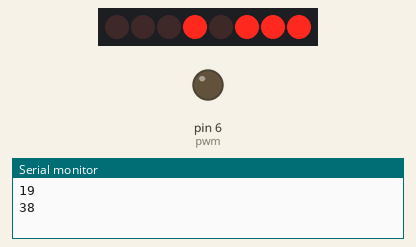
Recording of a sketch running on a simulated Arduino Uno, built with avr-gcc and run on an emulated ATmega328P. Parts: 8 shift-register outputs drawn as a row of LEDs (first output left, lit = HIGH), output pins drawn as LEDs (lit = HIGH), the last lines printed to the serial monitor. Wiring (inferred from the names in the program): shift register (74HC595): data pin 8; shift clock pin 10; latch pin 9. Wiring (inferred from the signals the program sends): row of LEDs: on Q0, Q1, Q2, Q3, Q4, Q5, Q6, Q7. Random numbers use the default seed unless the sketch sets one; pins used as bus, display or sensor lines are not drawn.

Above: at 0.15 s.
At 1.95 s:
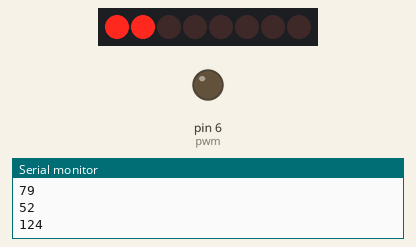
At 4.05 s:
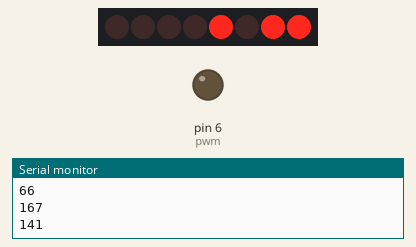
At 7.96 s:
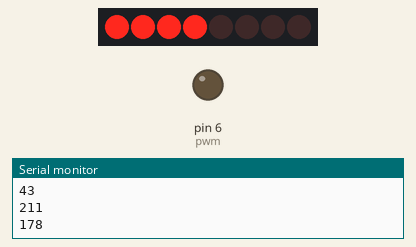
At 11.86 s:
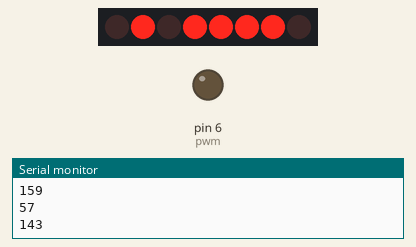
At 16.07 s:
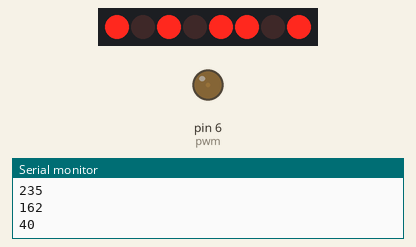
Timing chart, 0 to 15.9 s (numbered marks = the images above):
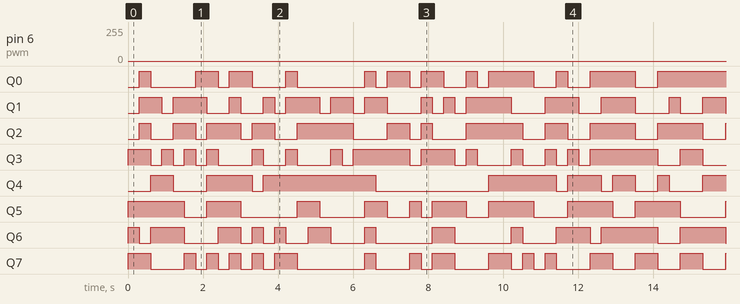

Measured:
- by itself, Q0: LOW → HIGH at 0.30 s, → LOW 0.30 s later, → HIGH 1.2 s later, → LOW 0.60 s later, … (23 changes in this stretch)
- by itself, Q1: LOW → HIGH at 0.30 s, → LOW 0.60 s later, → HIGH 0.30 s later, → LOW 0.90 s later, … (28 changes in this stretch)
- by itself, Q2: LOW → HIGH at 0.30 s, → LOW 0.30 s later, → HIGH 0.60 s later, → LOW 0.60 s later, … (23 changes in this stretch)
- by itself, Q3: LOW → HIGH at 0.00 s, → LOW 0.60 s later, → HIGH 0.30 s later, → LOW 0.30 s later, … (30 changes in this stretch)
- by itself, Q4: LOW → HIGH at 0.60 s, → LOW 0.60 s later, → HIGH 0.90 s later, → LOW 1.2 s later, … (15 changes in this stretch)
- by itself, Q5: LOW → HIGH at 0.00 s, → LOW 1.5 s later, → HIGH 0.60 s later, → LOW 0.90 s later, … (19 changes in this stretch)
- by itself, Q6: LOW → HIGH at 0.00 s, → LOW 0.30 s later, → HIGH 0.30 s later, → LOW 0.90 s later, … (24 changes in this stretch)
- by itself, Q7: LOW → HIGH at 0.00 s, → LOW 0.60 s later, → HIGH 0.90 s later, → LOW 0.30 s later, … (31 changes in this stretch)

The sketch:

sketch_lesson4.ino
```cpp
const int SER=8;     //Выход данных (14)
const int LATCH=9;   //Выход защелка (12)
const int CLK=10;    //Выход тактового сигнала (11)
unsigned int randNumber=0;   //случайное число
int pwm = 6;         //Выход ШИМ к OE 74hc595 (13)

void setup() {
  // put your setup code here, to run once:
  Serial.begin(9600);
  pinMode(SER, OUTPUT);
  pinMode(LATCH, OUTPUT);
  pinMode(CLK, OUTPUT);
  pinMode(pwm, OUTPUT);
  }

void loop() {
  // put your main code here, to run repeatedly:
  randNumber= random (255);
  digitalWrite (LATCH, LOW);
  shiftOut (SER, CLK, MSBFIRST, randNumber);
  digitalWrite (LATCH, HIGH);
  randNumber= random (255);
  for (int i=0; i < randNumber; i++)
  {
    analogWrite (pwm, i);
    delay (2);
  }
  Serial.println(randNumber);

}
```
